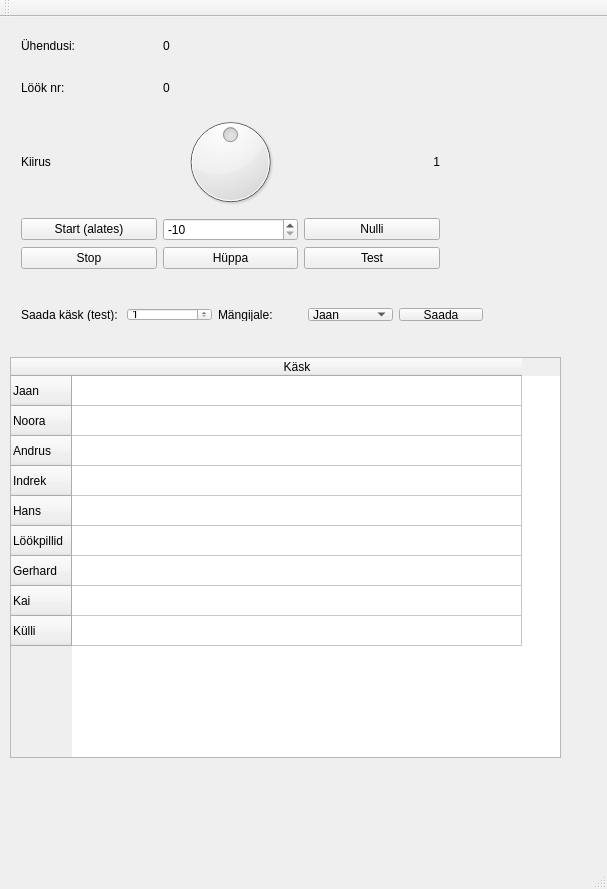
<?xml version="1.0" encoding="UTF-8"?>
<ui version="4.0">
 <class>MainWindow</class>
 <widget class="QMainWindow" name="MainWindow">
  <property name="geometry">
   <rect>
    <x>0</x>
    <y>0</y>
    <width>607</width>
    <height>889</height>
   </rect>
  </property>
  <property name="windowTitle">
   <string>Sürrealism 100 Server</string>
  </property>
  <widget class="QWidget" name="centralWidget">
   <widget class="QWidget" name="layoutWidget">
    <property name="geometry">
     <rect>
      <x>10</x>
      <y>0</y>
      <width>441</width>
      <height>263</height>
     </rect>
    </property>
    <layout class="QGridLayout" name="gridLayout">
     <item row="4" column="2">
      <widget class="QPushButton" name="resetButton">
       <property name="text">
        <string>Nulli</string>
       </property>
      </widget>
     </item>
     <item row="1" column="1">
      <widget class="QLabel" name="counterLabel">
       <property name="text">
        <string>0</string>
       </property>
      </widget>
     </item>
     <item row="0" column="0">
      <widget class="QLabel" name="label">
       <property name="text">
        <string>Ühendusi:</string>
       </property>
      </widget>
     </item>
     <item row="5" column="1">
      <widget class="QPushButton" name="seekButton">
       <property name="text">
        <string>Hüppa</string>
       </property>
      </widget>
     </item>
     <item row="3" column="1">
      <widget class="QDial" name="speedDial">
       <property name="maximum">
        <number>100</number>
       </property>
       <property name="singleStep">
        <number>1</number>
       </property>
       <property name="value">
        <number>50</number>
       </property>
      </widget>
     </item>
     <item row="1" column="0">
      <widget class="QLabel" name="label_3">
       <property name="text">
        <string>Löök nr:</string>
       </property>
      </widget>
     </item>
     <item row="3" column="2">
      <widget class="QLabel" name="speedLabel">
       <property name="text">
        <string>1</string>
       </property>
       <property name="alignment">
        <set>Qt::AlignRight|Qt::AlignTrailing|Qt::AlignVCenter</set>
       </property>
      </widget>
     </item>
     <item row="5" column="2">
      <widget class="QPushButton" name="testButton">
       <property name="text">
        <string>Test</string>
       </property>
      </widget>
     </item>
     <item row="4" column="0">
      <widget class="QPushButton" name="startButton">
       <property name="text">
        <string>Start (alates)</string>
       </property>
      </widget>
     </item>
     <item row="0" column="1">
      <widget class="QLabel" name="clientLabel">
       <property name="text">
        <string>0</string>
       </property>
      </widget>
     </item>
     <item row="4" column="1">
      <widget class="QSpinBox" name="startFromSpinBox">
       <property name="minimum">
        <number>-10</number>
       </property>
       <property name="maximum">
        <number>5000</number>
       </property>
       <property name="value">
        <number>-10</number>
       </property>
      </widget>
     </item>
     <item row="3" column="0">
      <widget class="QLabel" name="label_2">
       <property name="text">
        <string>Kiirus</string>
       </property>
      </widget>
     </item>
     <item row="5" column="0">
      <widget class="QPushButton" name="stopButton">
       <property name="text">
        <string>Stop</string>
       </property>
      </widget>
     </item>
    </layout>
   </widget>
   <widget class="QTableWidget" name="tableWidget">
    <property name="geometry">
     <rect>
      <x>10</x>
      <y>340</y>
      <width>551</width>
      <height>401</height>
     </rect>
    </property>
    <attribute name="horizontalHeaderDefaultSectionSize">
     <number>450</number>
    </attribute>
    <row>
     <property name="text">
      <string>Jaan</string>
     </property>
    </row>
    <row>
     <property name="text">
      <string>Noora</string>
     </property>
    </row>
    <row>
     <property name="text">
      <string>Andrus</string>
     </property>
    </row>
    <row>
     <property name="text">
      <string>Indrek</string>
     </property>
    </row>
    <row>
     <property name="text">
      <string>Hans</string>
     </property>
    </row>
    <row>
     <property name="text">
      <string>Löökpillid</string>
     </property>
    </row>
    <row>
     <property name="text">
      <string>Gerhard</string>
     </property>
    </row>
    <row>
     <property name="text">
      <string>Kai</string>
     </property>
    </row>
    <row>
     <property name="text">
      <string>Külli</string>
     </property>
    </row>
    <column>
     <property name="text">
      <string>Käsk</string>
     </property>
    </column>
   </widget>
   <widget class="QWidget" name="layoutWidget">
    <property name="geometry">
     <rect>
      <x>10</x>
      <y>280</y>
      <width>484</width>
      <height>35</height>
     </rect>
    </property>
    <layout class="QHBoxLayout" name="horizontalLayout">
     <item>
      <widget class="QLabel" name="label_4">
       <property name="text">
        <string>Saada käsk (test): </string>
       </property>
      </widget>
     </item>
     <item>
      <widget class="QSpinBox" name="commandSpinBox">
       <property name="minimum">
        <number>1</number>
       </property>
       <property name="maximum">
        <number>34</number>
       </property>
      </widget>
     </item>
     <item>
      <widget class="QLabel" name="label_6">
       <property name="text">
        <string>Mängijale: </string>
       </property>
      </widget>
     </item>
     <item>
      <widget class="QComboBox" name="nameComboBox">
       <item>
        <property name="text">
         <string>Jaan</string>
        </property>
       </item>
       <item>
        <property name="text">
         <string>Noora</string>
        </property>
       </item>
       <item>
        <property name="text">
         <string>Andrus</string>
        </property>
       </item>
       <item>
        <property name="text">
         <string>Indrek</string>
        </property>
       </item>
       <item>
        <property name="text">
         <string>Hans</string>
        </property>
       </item>
       <item>
        <property name="text">
         <string>Gerhard</string>
        </property>
       </item>
       <item>
        <property name="text">
         <string>Kai</string>
        </property>
       </item>
       <item>
        <property name="text">
         <string>Kenneth</string>
        </property>
       </item>
       <item>
        <property name="text">
         <string>Külli</string>
        </property>
       </item>
      </widget>
     </item>
     <item>
      <widget class="QPushButton" name="sendButton">
       <property name="text">
        <string>Saada</string>
       </property>
      </widget>
     </item>
    </layout>
   </widget>
  </widget>
  <widget class="QMenuBar" name="menuBar">
   <property name="geometry">
    <rect>
     <x>0</x>
     <y>0</y>
     <width>607</width>
     <height>29</height>
    </rect>
   </property>
  </widget>
  <widget class="QToolBar" name="mainToolBar">
   <attribute name="toolBarArea">
    <enum>TopToolBarArea</enum>
   </attribute>
   <attribute name="toolBarBreak">
    <bool>false</bool>
   </attribute>
  </widget>
  <widget class="QStatusBar" name="statusBar"/>
 </widget>
 <layoutdefault spacing="6" margin="11"/>
 <resources/>
 <connections/>
</ui>
